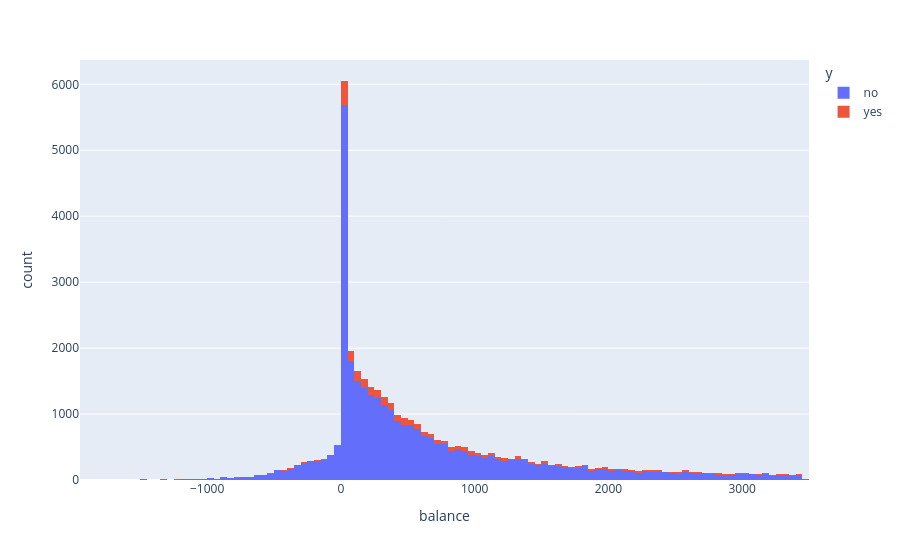

The notebook cell this image was saved under:
### Markdown cell above
Q6: How does financial status influence subscription decisions?

### Code cell
fig = px.histogram(data,x='balance',color='y')
fig.show()

### Figure 1 — Plotly figure (JSON) as saved in the notebook; plotly's stock layout.template omitted (floating-point values rounded to 4 significant figures; data arrays with more than 128 entries replaced by an {"elided": "..."} marker saying what was removed)
{"data": [{"alignmentgroup": "True", "bingroup": "x", "hovertemplate": "y=no<br>balance=%{x}<br>count=%{y}<extra></extra>", "legendgroup": "no", "marker": {"color": "#636efa", "pattern": {"shape": ""}}, "name": "no", "offsetgroup": "no", "orientation": "v", "showlegend": true, "type": "histogram", "x": {"elided": "33759 int values"}, "xaxis": "x", "yaxis": "y"}, {"alignmentgroup": "True", "bingroup": "x", "hovertemplate": "y=yes<br>balance=%{x}<br>count=%{y}<extra></extra>", "legendgroup": "yes", "marker": {"color": "#EF553B", "pattern": {"shape": ""}}, "name": "yes", "offsetgroup": "yes", "orientation": "v", "showlegend": true, "type": "histogram", "x": {"elided": "3299 int values"}, "xaxis": "x", "yaxis": "y"}], "layout": {"barmode": "relative", "legend": {"title": {"text": "y"}, "tracegroupgap": 0}, "margin": {"t": 60}, "xaxis": {"anchor": "y", "domain": [0, 1], "title": {"text": "balance"}}, "yaxis": {"anchor": "x", "domain": [0, 1], "title": {"text": "count"}}}}
